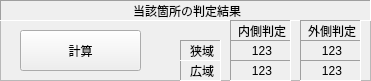
  <widget class="QFrame" name="frame" >
   <property name="geometry" >
    <rect>
     <x>10</x>
     <y>510</y>
     <width>371</width>
     <height>81</height>
    </rect>
   </property>
   <property name="frameShape" >
    <enum>QFrame::StyledPanel</enum>
   </property>
   <property name="frameShadow" >
    <enum>QFrame::Sunken</enum>
   </property>
   <widget class="QLabel" name="label_31" >
    <property name="geometry" >
     <rect>
      <x>0</x>
      <y>0</y>
      <width>371</width>
      <height>21</height>
     </rect>
    </property>
    <property name="frameShape" >
     <enum>QFrame::Panel</enum>
    </property>
    <property name="frameShadow" >
     <enum>QFrame::Sunken</enum>
    </property>
    <property name="text" >
     <string>当該箇所の判定結果</string>
    </property>
    <property name="alignment" >
     <set>Qt::AlignCenter|Qt::AlignHCenter|Qt::AlignLeading|Qt::AlignLeft|Qt::AlignVCenter</set>
    </property>
   </widget>
   <widget class="QLabel" name="label" >
    <property name="geometry" >
     <rect>
      <x>230</x>
      <y>20</y>
      <width>61</width>
      <height>21</height>
     </rect>
    </property>
    <property name="frameShape" >
     <enum>QFrame::Panel</enum>
    </property>
    <property name="frameShadow" >
     <enum>QFrame::Sunken</enum>
    </property>
    <property name="text" >
     <string>内側判定</string>
    </property>
    <property name="alignment" >
     <set>Qt::AlignCenter|Qt::AlignHCenter|Qt::AlignLeading|Qt::AlignLeft|Qt::AlignVCenter</set>
    </property>
   </widget>
   <widget class="QLabel" name="label_2" >
    <property name="geometry" >
     <rect>
      <x>300</x>
      <y>20</y>
      <width>61</width>
      <height>21</height>
     </rect>
    </property>
    <property name="frameShape" >
     <enum>QFrame::Panel</enum>
    </property>
    <property name="frameShadow" >
     <enum>QFrame::Sunken</enum>
    </property>
    <property name="text" >
     <string>外側判定</string>
    </property>
    <property name="alignment" >
     <set>Qt::AlignCenter|Qt::AlignHCenter|Qt::AlignLeading|Qt::AlignLeft|Qt::AlignVCenter</set>
    </property>
   </widget>
   <widget class="QLabel" name="labelResultOutsideN" >
    <property name="geometry" >
     <rect>
      <x>300</x>
      <y>40</y>
      <width>61</width>
      <height>21</height>
     </rect>
    </property>
    <property name="frameShape" >
     <enum>QFrame::Panel</enum>
    </property>
    <property name="frameShadow" >
     <enum>QFrame::Sunken</enum>
    </property>
    <property name="text" >
     <string>123</string>
    </property>
    <property name="alignment" >
     <set>Qt::AlignCenter|Qt::AlignHCenter|Qt::AlignLeading|Qt::AlignLeft|Qt::AlignVCenter</set>
    </property>
   </widget>
   <widget class="QLabel" name="labelResultInsideN" >
    <property name="geometry" >
     <rect>
      <x>230</x>
      <y>40</y>
      <width>61</width>
      <height>21</height>
     </rect>
    </property>
    <property name="frameShape" >
     <enum>QFrame::Panel</enum>
    </property>
    <property name="frameShadow" >
     <enum>QFrame::Sunken</enum>
    </property>
    <property name="text" >
     <string>123</string>
    </property>
    <property name="alignment" >
     <set>Qt::AlignCenter|Qt::AlignHCenter|Qt::AlignLeading|Qt::AlignLeft|Qt::AlignVCenter</set>
    </property>
   </widget>
   <widget class="QPushButton" name="ButtonCalc" >
    <property name="geometry" >
     <rect>
      <x>20</x>
      <y>30</y>
      <width>121</width>
      <height>41</height>
     </rect>
    </property>
    <property name="text" >
     <string>計算</string>
    </property>
   </widget>
   <widget class="QLabel" name="labelResultOutsideB" >
    <property name="geometry" >
     <rect>
      <x>300</x>
      <y>60</y>
      <width>61</width>
      <height>21</height>
     </rect>
    </property>
    <property name="frameShape" >
     <enum>QFrame::Panel</enum>
    </property>
    <property name="frameShadow" >
     <enum>QFrame::Sunken</enum>
    </property>
    <property name="text" >
     <string>123</string>
    </property>
    <property name="alignment" >
     <set>Qt::AlignCenter|Qt::AlignHCenter|Qt::AlignLeading|Qt::AlignLeft|Qt::AlignVCenter</set>
    </property>
   </widget>
   <widget class="QLabel" name="labelResultInsideB" >
    <property name="geometry" >
     <rect>
      <x>230</x>
      <y>60</y>
      <width>61</width>
      <height>21</height>
     </rect>
    </property>
    <property name="frameShape" >
     <enum>QFrame::Panel</enum>
    </property>
    <property name="frameShadow" >
     <enum>QFrame::Sunken</enum>
    </property>
    <property name="text" >
     <string>123</string>
    </property>
    <property name="alignment" >
     <set>Qt::AlignCenter|Qt::AlignHCenter|Qt::AlignLeading|Qt::AlignLeft|Qt::AlignVCenter</set>
    </property>
   </widget>
   <widget class="QLabel" name="label_7" >
    <property name="geometry" >
     <rect>
      <x>180</x>
      <y>60</y>
      <width>41</width>
      <height>21</height>
     </rect>
    </property>
    <property name="frameShape" >
     <enum>QFrame::Panel</enum>
    </property>
    <property name="frameShadow" >
     <enum>QFrame::Sunken</enum>
    </property>
    <property name="text" >
     <string>広域</string>
    </property>
    <property name="alignment" >
     <set>Qt::AlignCenter|Qt::AlignHCenter|Qt::AlignLeading|Qt::AlignLeft|Qt::AlignVCenter</set>
    </property>
   </widget>
   <widget class="QLabel" name="label_8" >
    <property name="geometry" >
     <rect>
      <x>180</x>
      <y>40</y>
      <width>41</width>
      <height>21</height>
     </rect>
    </property>
    <property name="frameShape" >
     <enum>QFrame::Panel</enum>
    </property>
    <property name="frameShadow" >
     <enum>QFrame::Sunken</enum>
    </property>
    <property name="text" >
     <string>狭域</string>
    </property>
    <property name="alignment" >
     <set>Qt::AlignCenter|Qt::AlignHCenter|Qt::AlignLeading|Qt::AlignLeft|Qt::AlignVCenter</set>
    </property>
   </widget>
  </widget>
